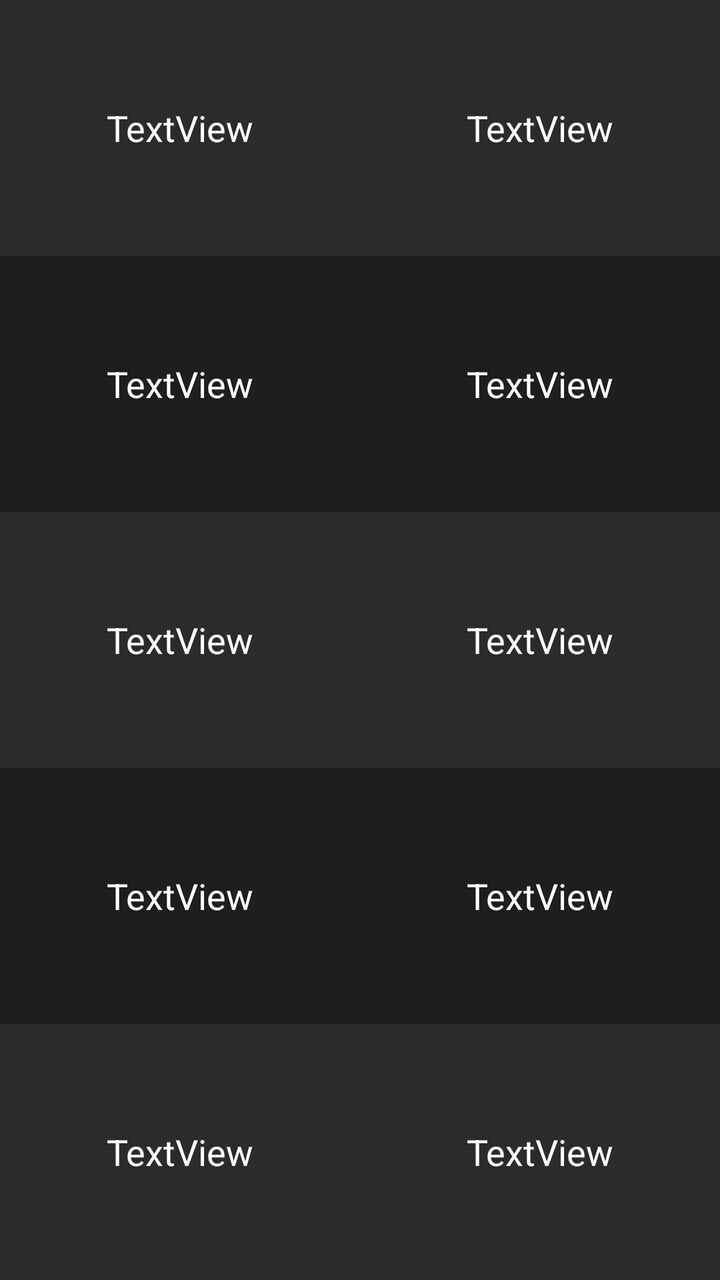
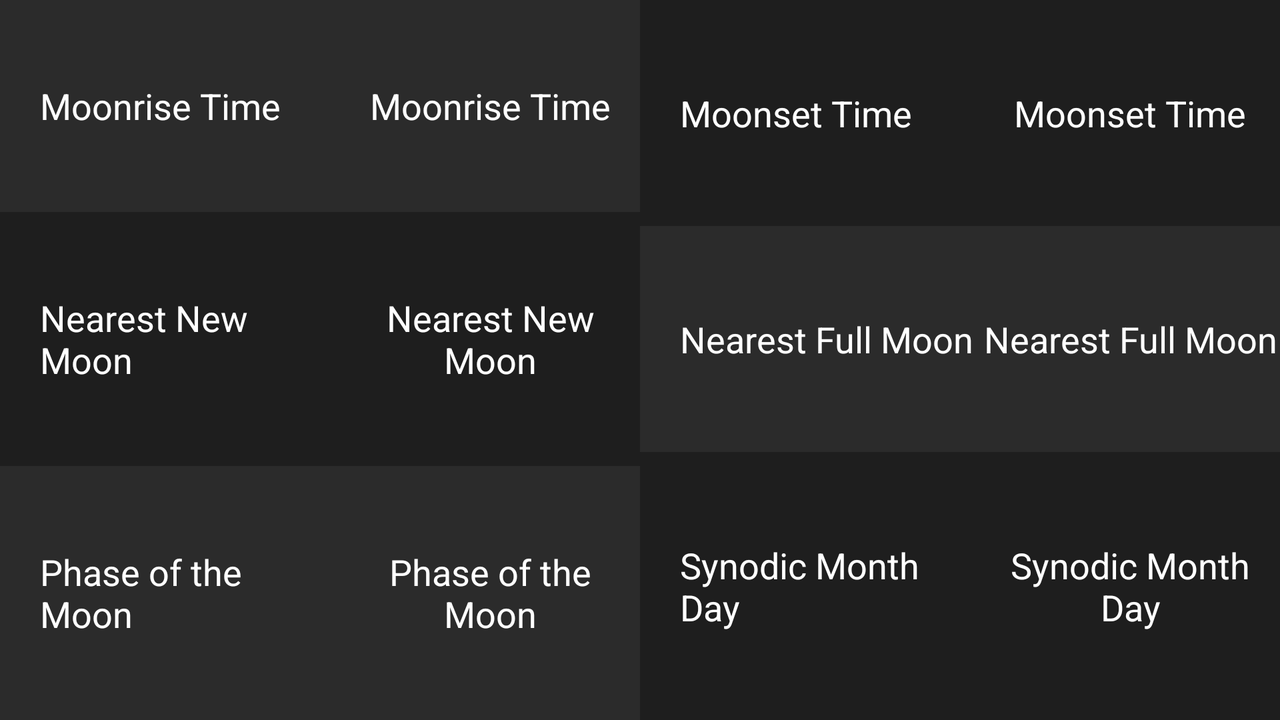

First picture: res/layout/ on a phone held upright. Second picture: the repository's own variant of that layout, on a device whose configuration matches the variant's folder. Source for both follows.
<!-- AndroidManifest.xml: application theme AppTheme -->
<!-- res/layout/fragment_moon.xml -->
<?xml version="1.0" encoding="utf-8"?>
<FrameLayout xmlns:android="http://schemas.android.com/apk/res/android"
    xmlns:tools="http://schemas.android.com/tools"
    android:layout_width="match_parent"
    android:layout_height="match_parent"
    tools:context=".MoonFragment">

    <TableLayout
        android:layout_width="match_parent"
        android:layout_height="match_parent">

        <TableRow
            android:layout_width="match_parent"
            android:layout_height="match_parent"
            android:layout_weight="1"
            android:background="#2B2B2B">

            <TextView
                android:id="@+id/textView6"
                android:layout_width="match_parent"
                android:layout_height="match_parent"
                android:layout_weight="1"
                android:gravity="center"
                android:text="TextView"
                android:textColor="#FFFFFF"
                android:textSize="18sp" />

            <TextView
                android:id="@+id/textView7"
                android:layout_width="match_parent"
                android:layout_height="match_parent"
                android:layout_weight="1"
                android:gravity="center"
                android:text="TextView"
                android:textColor="#FFFFFF"
                android:textSize="18sp" />
        </TableRow>

        <TableRow
            android:layout_width="match_parent"
            android:layout_height="match_parent"
            android:layout_weight="1"
            android:background="#1E1E1E">

            <TextView
                android:id="@+id/textView8"
                android:layout_width="match_parent"
                android:layout_height="match_parent"
                android:layout_weight="1"
                android:gravity="center"
                android:text="TextView"
                android:textColor="#FFFFFF"
                android:textSize="18sp" />

            <TextView
                android:id="@+id/textView9"
                android:layout_width="match_parent"
                android:layout_height="match_parent"
                android:layout_weight="1"
                android:gravity="center"
                android:text="TextView"
                android:textColor="#FFFFFF"
                android:textSize="18sp" />
        </TableRow>

        <TableRow
            android:layout_width="match_parent"
            android:layout_height="match_parent"
            android:layout_weight="1"
            android:background="#2B2B2B">

            <TextView
                android:id="@+id/textView10"
                android:layout_width="match_parent"
                android:layout_height="match_parent"
                android:layout_weight="1"
                android:gravity="center"
                android:text="TextView"
                android:textColor="#FFFFFF"
                android:textSize="18sp" />

            <TextView
                android:id="@+id/textView11"
                android:layout_width="match_parent"
                android:layout_height="match_parent"
                android:layout_weight="1"
                android:gravity="center"
                android:text="TextView"
                android:textColor="#FFFFFF"
                android:textSize="18sp" />
        </TableRow>

        <TableRow
            android:layout_width="match_parent"
            android:layout_height="match_parent"
            android:layout_weight="1"
            android:background="#1E1E1E">

            <TextView
                android:id="@+id/textView12"
                android:layout_width="match_parent"
                android:layout_height="match_parent"
                android:layout_weight="1"
                android:gravity="center"
                android:text="TextView"
                android:textColor="#FFFFFF"
                android:textSize="18sp" />

            <TextView
                android:id="@+id/textView13"
                android:layout_width="match_parent"
                android:layout_height="match_parent"
                android:layout_weight="1"
                android:gravity="center"
                android:text="TextView"
                android:textColor="#FFFFFF"
                android:textSize="18sp" />
        </TableRow>

        <TableRow
            android:layout_width="match_parent"
            android:layout_height="match_parent"
            android:layout_weight="1"
            android:background="#2B2B2B">

            <TextView
                android:id="@+id/textView14"
                android:layout_width="match_parent"
                android:layout_height="match_parent"
                android:layout_weight="1"
                android:gravity="center"
                android:text="TextView"
                android:textColor="#FFFFFF"
                android:textSize="18sp" />

            <TextView
                android:id="@+id/textView15"
                android:layout_width="match_parent"
                android:layout_height="match_parent"
                android:layout_weight="1"
                android:gravity="center"
                android:text="TextView"
                android:textColor="#FFFFFF"
                android:textSize="18sp" />
        </TableRow>
    </TableLayout>
</FrameLayout>
<!-- resources referenced by this layout -->
<resources>
  <style name="AppTheme" parent="Theme.AppCompat.Light.DarkActionBar">
  		
  		<item name="colorPrimary">@color/colorPrimary</item>
  		<item name="colorPrimaryDark">@color/colorPrimaryDark</item>
  		<item name="colorAccent">@color/colorAccent</item>
  	</style>
</resources>
<!-- res/layout-land/fragment_moon.xml (the repository's variant of the layout above) -->
<!-- drawn on the phone turned sideways -->
<?xml version="1.0" encoding="utf-8"?>
<FrameLayout xmlns:android="http://schemas.android.com/apk/res/android"
    xmlns:tools="http://schemas.android.com/tools"
    android:layout_width="match_parent"
    android:layout_height="match_parent"
    tools:context=".MoonFragment">

    <LinearLayout
        android:layout_width="match_parent"
        android:layout_height="match_parent"
        android:orientation="horizontal">

        <TableLayout
            android:layout_width="match_parent"
            android:layout_height="match_parent"
            android:layout_weight="1">

            <TableRow
                android:layout_width="match_parent"
                android:layout_height="match_parent"
                android:layout_weight="1"
                android:background="#2B2B2B">

                <TextView
                    android:id="@+id/textView6"
                    android:layout_width="match_parent"
                    android:layout_height="match_parent"
                    android:layout_weight="1"
                    android:gravity="center_vertical"
                    android:paddingLeft="20dp"
                    android:text="@string/moonrise_time"
                    android:textColor="#FFFFFF"
                    android:textSize="18sp" />

                <TextView
                    android:id="@+id/moonrise_time"
                    android:layout_width="match_parent"
                    android:layout_height="match_parent"
                    android:layout_weight="1"
                    android:gravity="center"
                    android:text="@string/moonrise_time"
                    android:textColor="#FFFFFF"
                    android:textSize="18sp" />

            </TableRow>

            <TableRow
                android:layout_width="match_parent"
                android:layout_height="match_parent"
                android:layout_weight="1"
                android:background="#1E1E1E">

                <TextView
                    android:id="@+id/textView10"
                    android:layout_width="match_parent"
                    android:layout_height="match_parent"
                    android:layout_weight="1"
                    android:gravity="center_vertical"
                    android:paddingLeft="20dp"
                    android:text="@string/nearest_new_moon"
                    android:textColor="#FFFFFF"
                    android:textSize="18sp" />

                <TextView
                    android:id="@+id/new_moon"
                    android:layout_width="match_parent"
                    android:layout_height="match_parent"
                    android:layout_weight="1"
                    android:gravity="center"
                    android:text="@string/nearest_new_moon"
                    android:textColor="#FFFFFF"
                    android:textSize="18sp" />

            </TableRow>

            <TableRow
                android:layout_width="match_parent"
                android:layout_height="match_parent"
                android:layout_weight="1"
                android:background="#2B2B2B">

                <TextView
                    android:id="@+id/textView14"
                    android:layout_width="match_parent"
                    android:layout_height="match_parent"
                    android:layout_weight="1"
                    android:gravity="center_vertical"
                    android:paddingLeft="20dp"
                    android:text="@string/phase_of_the_moon"
                    android:textColor="#FFFFFF"
                    android:textSize="18sp" />

                <TextView
                    android:id="@+id/moon_phase"
                    android:layout_width="match_parent"
                    android:layout_height="match_parent"
                    android:layout_weight="1"
                    android:gravity="center"
                    android:text="@string/phase_of_the_moon"
                    android:textColor="#FFFFFF"
                    android:textSize="18sp" />

            </TableRow>

        </TableLayout>

        <TableLayout
            android:layout_width="match_parent"
            android:layout_height="match_parent"
            android:layout_weight="1">

            <TableRow
                android:layout_width="match_parent"
                android:layout_height="match_parent"
                android:layout_weight="1"
                android:background="#1E1E1E">

                <TextView
                    android:id="@+id/textView8"
                    android:layout_width="match_parent"
                    android:layout_height="match_parent"
                    android:layout_weight="1"
                    android:gravity="center_vertical"
                    android:paddingLeft="20dp"
                    android:text="@string/moonset_time"
                    android:textColor="#FFFFFF"
                    android:textSize="18sp" />

                <TextView
                    android:id="@+id/moonset_time"
                    android:layout_width="match_parent"
                    android:layout_height="match_parent"
                    android:layout_weight="1"
                    android:gravity="center"
                    android:text="@string/moonset_time"
                    android:textColor="#FFFFFF"
                    android:textSize="18sp" />

            </TableRow>

            <TableRow
                android:layout_width="match_parent"
                android:layout_height="match_parent"
                android:layout_weight="1"
                android:background="#2B2B2B">

                <TextView
                    android:id="@+id/textView12"
                    android:layout_width="match_parent"
                    android:layout_height="match_parent"
                    android:layout_weight="1"
                    android:gravity="center_vertical"
                    android:paddingLeft="20dp"
                    android:text="@string/nearest_full_moon"
                    android:textColor="#FFFFFF"
                    android:textSize="18sp" />

                <TextView
                    android:id="@+id/full_moon"
                    android:layout_width="match_parent"
                    android:layout_height="match_parent"
                    android:layout_weight="1"
                    android:gravity="center"
                    android:text="@string/nearest_full_moon"
                    android:textColor="#FFFFFF"
                    android:textSize="18sp" />

            </TableRow>

            <TableRow
                android:layout_width="match_parent"
                android:layout_height="match_parent"
                android:layout_weight="1"
                android:background="#1E1E1E">

                <TextView
                    android:id="@+id/textView16"
                    android:layout_width="match_parent"
                    android:layout_height="match_parent"
                    android:layout_weight="1"
                    android:gravity="center_vertical"
                    android:paddingLeft="20dp"
                    android:text="@string/synodic_month_day"
                    android:textColor="#FFFFFF"
                    android:textSize="18sp" />

                <TextView
                    android:id="@+id/synodic_month_day"
                    android:layout_width="match_parent"
                    android:layout_height="match_parent"
                    android:layout_weight="1"
                    android:gravity="center"
                    android:text="@string/synodic_month_day"
                    android:textColor="#FFFFFF"
                    android:textSize="18sp" />

            </TableRow>

        </TableLayout>
    </LinearLayout>

</FrameLayout>
<!-- resources referenced by the variant -->
<!-- as the phone turned sideways resolves them -->
<resources>
  <string name="moonrise_time">Moonrise Time</string>
  <string name="moonset_time">Moonset Time</string>
  <string name="nearest_full_moon">Nearest Full Moon</string>
  <string name="nearest_new_moon">Nearest New Moon</string>
  <string name="phase_of_the_moon">Phase of the Moon</string>
  <string name="synodic_month_day">Synodic Month Day</string>
  <style name="AppTheme" parent="Theme.AppCompat.Light.DarkActionBar">
  		
  		<item name="colorPrimary">@color/colorPrimary</item>
  		<item name="colorPrimaryDark">@color/colorPrimaryDark</item>
  		<item name="colorAccent">@color/colorAccent</item>
  	</style>
</resources>
